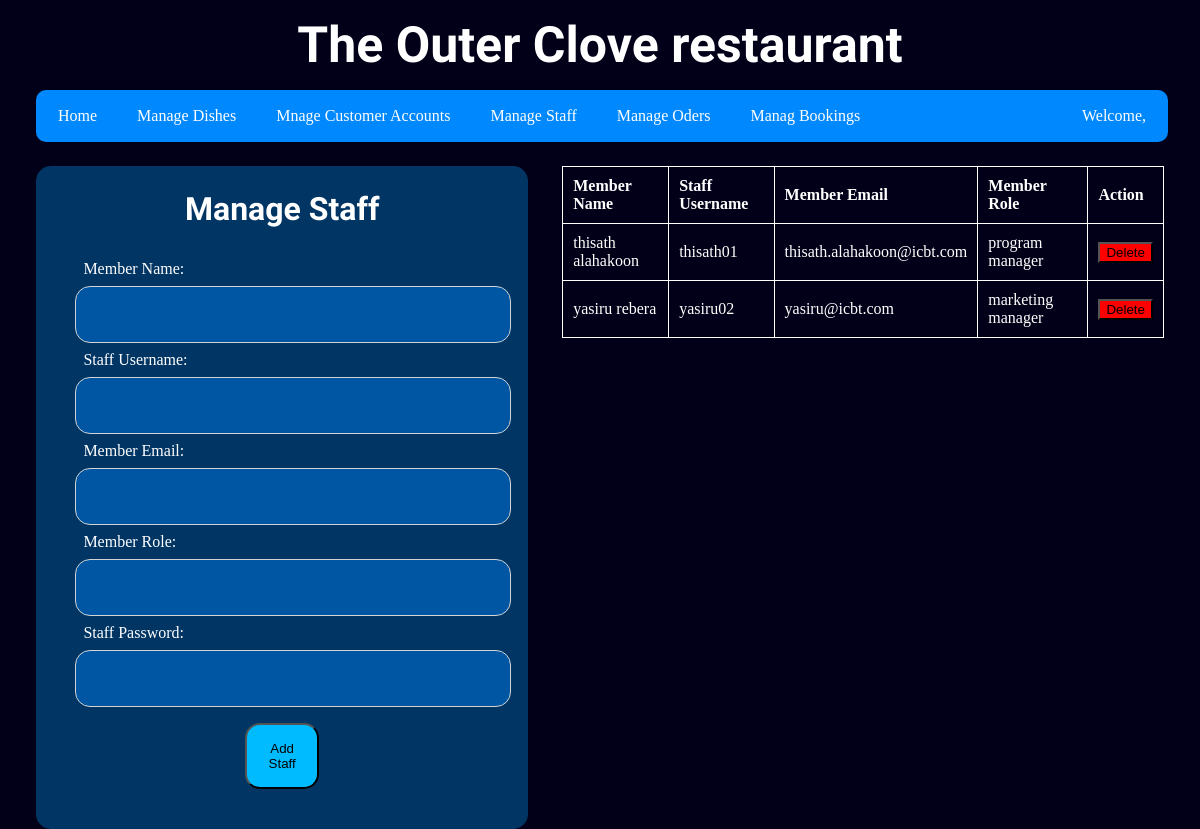
/ADMIN/manage_staff.php, run on the app's committed database.
### tables this page shows
CREATE TABLE `staff` (
  `staff_mem_id` int(11) NOT NULL,
  `member_name` varchar(100) NOT NULL,
  `staff_username` varchar(50) NOT NULL,
  `member_email` varchar(100) NOT NULL,
  `member_role` varchar(50) NOT NULL,
  `staff_password` varchar(100) NOT NULL
);

### ADMIN/ADMIN_INCLUDES/manage_staff_inc.php (the view, shortened to what this page needs)
<?php
function display_staff($conn)
{
    $result = $conn->query("SELECT * FROM `staff`");
    if ($result->num_rows > 0) {
        while ($row = $result->fetch_assoc()) {
            echo "<tr>";
            echo "<td>{$row['member_name']}</td>";
            echo "<td>{$row['staff_username']}</td>";
            echo "<td>{$row['member_email']}</td>";
            echo "<td>{$row['member_role']}</td>";
            echo "<td><form action='./ADMIN_INCLUDES/delete_staff.php' method='POST' onsubmit='return confirmDelete()'>";
            echo "<button style='background-color:red;' type='submit' name='delete_staff'>Delete</button>";
            echo "</form></td>";
            echo "</tr>";
        }
    } else {
        echo "<tr><td colspan='5'>No staff members found</td></tr>";
    }
}
?>

### ADMIN/admin_styles/admin_nav_bar.css (style rules this page uses)
* { margin: 0; max-width: 100%; }
body { background-color: rgb(1, 0, 24); }

### ADMIN/admin_styles/man_staff.css (style rules this page uses)
th, td { border: 1px solid white; padding: 10px; text-align: left; }

### data on the page
staff: member_name "thisath alahakoon", staff_username "thisath01", member_email "thisath.alahakoon@icbt.com", member_role "program manager"
staff: member_name "yasiru rebera", staff_username "yasiru02", member_email "yasiru@icbt.com", member_role "marketing manager"
